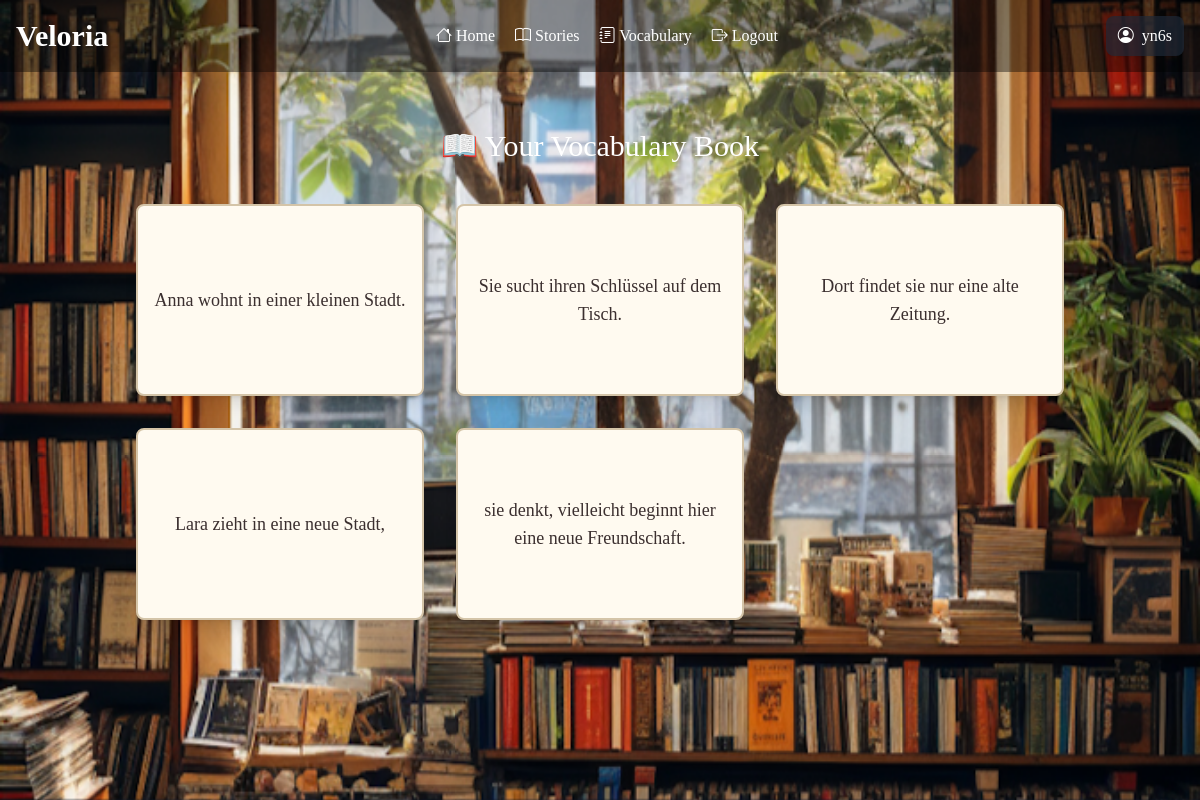
Page /vocabulary/ (signed in) on the committed database.
### veloria_app/models.py (models this page shows)
class User(AbstractUser):
    vocabulary_ids = models.JSONField(default=list)

class Content(models.Model):
    story_id = models.ForeignKey(Story, on_delete=models.CASCADE)
    sentence = models.TextField()
    translation = models.TextField()

### veloria_app/views.py (the view)
# urls.py: path("vocabulary/", views.vocabulary, name="vocabulary"),
@login_required
def vocabulary(request):
    if request.method == "GET":
        user = request.user
        vocab_ids = user.vocabulary_ids or []
        vocab_ids = [int(i) for i in vocab_ids]
        sentences = Content.objects.filter(id__in=vocab_ids)
        return render(request, "veloria_app/vocabulary.html", {
            "sentences": sentences
        })

### veloria_app/templates/veloria_app/vocabulary.html (shortened to what this page needs)
{% extends "veloria_app/layout.html" %}
{% load static %}
{% block content %}
  <div class="fixed inset-0 -z-10 bg-cover bg-center">
    <img src="{% static 'veloria_app/images/bg2.jpg' %}"
         alt="Vocabulary Background"
         class="w-full h-full object-cover">
  </div>
<div class="flex flex-col items-center space-y-6 p-8  min-h-screen">
  <div class="mt-24">
      <h1 class="text-3xl font-serif text-[#ffffff] mb-4">📖 Your Vocabulary Book</h1>
  </div>
  <div class="grid grid-cols-1 md:grid-cols-2 lg:grid-cols-3 gap-8">
    {% for item in sentences %}
      <div class="relative w-72 h-48 perspective">
        <div class="flashcard transition-transform duration-700 transform-style-preserve-3d hover:rotate-y-180">
          <div class="absolute w-full h-full bg-[#fffaf0] border-2 border-[#d4c4a8] rounded-lg shadow-lg flex items-center justify-center p-4">
            <p class="font-serif text-lg text-[#3b2f2f] text-center">
              {{ item.sentence }}
            </p>
          </div>
          <div class="absolute w-full h-full bg-[#fefcf9] border-2 border-[#d4c4a8] rounded-lg shadow-lg flex items-center justify-center p-4 back">
            <p class="font-handwriting text-lg text-[#2f3b2f] text-center">
            </p>
          </div>
        </div>
      </div>
    {% empty %}
      <p class="text-gray-600 italic">No vocabulary saved yet. Start adding sentences to your book!</p>
    {% endfor %}
  </div>
</div>
{% endblock %}

### veloria_app/templates/veloria_app/layout.html (shortened to what this page needs)
{% load static %}
<!DOCTYPE html>
<html lang="en">
<head>
  <script src="https://cdn.tailwindcss.com"></script>
  <link rel="stylesheet" href="{% static 'veloria_app/style.css' %}">
  <link rel="stylesheet" href="https://cdn.jsdelivr.net/npm/bootstrap-icons@1.11.3/font/bootstrap-icons.css">
</head>
<body class="bg-gray-900 text-white">
  <header class="fixed top-0 w-full bg-black bg-opacity-40 p-4 flex justify-between items-center z-50">
    <h1 class="text-3xl font-bold">Veloria</h1>
    <nav>
      <a href="{% url 'index' %}" class="mx-2 hover:text-blue-400">
        <i class="bi bi-house"></i>
        Home
      </a>
      <a href="{% url 'stories' %}" class="mx-2 hover:text-blue-400">
        <i class="bi bi-book"></i>
        Stories
      </a>
      {% if user.is_authenticated %}
        <a href="{% url 'vocabulary' %}" class="mx-2 hover:text-blue-400">
          <i class="bi bi-journal-text"></i>
          Vocabulary
        </a>
        <a href="{% url 'logout' %}" class="mx-2 hover:text-blue-400">
          <i class="bi bi-box-arrow-right"></i>
          Logout
        </a>
      {% else %}
        <a href="{% url 'login' %}" class="mx-2 hover:text-blue-400">
          <i class="bi bi-box-arrow-in-right"></i>
          Login
        </a>
      {% endif %}
    </nav>
    <div class="flex items-center gap-2 bg-gray-800 bg-opacity-70 text-white px-3 py-2 rounded-lg shadow">
      <i class="bi bi-person-circle"></i>
      <span>{{ user.username }}</span>
    </div>
  </header>
  {% block content %}
  {% endblock %}
</body>
</html>

### veloria_app/static/veloria_app/style.css (style rules this page uses)
body { background-color: #fdf6e3; font-family: Georgia, serif; color: #2f2f2f; margin: 0; padding: 0; }
.perspective { perspective: 1000px; }
.flashcard { position: relative; width: 100%; height: 100%; transform-style: preserve-3d; transition: transform 0.8s; }
.flashcard > div { position: absolute; width: 100%; height: 100%; backface-visibility: hidden; }
.flashcard .back { transform: rotateY(180deg); }

### rows in the picture
User: username "yn6s"
Content: sentence "Anna wohnt in einer kleinen Stadt."
Content: sentence "Sie sucht ihren Schlüssel auf dem Tisch."
Content: sentence "Dort findet sie nur eine alte Zeitung."
Content: sentence "Lara zieht in eine neue Stadt,"
Content: sentence "sie denkt, vielleicht beginnt hier eine neue Freundschaft."
